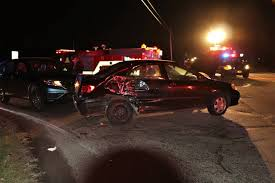
#> input picture ml/scripts/test.jpg, 275 x 183 px
$ python -i app.py   (imports and definitions only)
#> lines starting #> are read from the running program, lines starting #| are printed output that depends on the picture; after the words box and inside, x2 and y2 are one past the last pixel; in counts of white or black regions, pixels touching at a corner belong together
#> further down, picture is the input picture: shape (183, 275, 3); mean B, G, R 34.4, 43, 62.1
from flask import Flask, request, jsonify
import cv2
import numpy as np
import joblib

# [1 line not run here, left out]
from flask import Flask, request, jsonify

# [1 line not run here, left out]

# [4 lines that did not run here, left out]


# Load accident model


# --------------------------
# Helper functions
# --------------------------

def detect_accident(frame):
    """Dummy accident prediction using frame stats"""
    features = np.array([frame.mean(), frame.std()]).reshape(1, -1)
    prediction = model.predict(features)[0]
    return bool(prediction)

def estimate_crowdness(frame):
    """Crowdness heuristic: normalize white pixel count"""
    gray = cv2.cvtColor(frame, cv2.COLOR_BGR2GRAY)
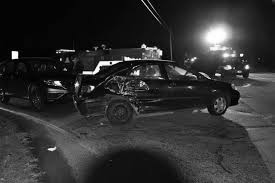
#> gray: shape (183, 275); min 0, max 255, mean 47.7
    thresh = cv2.threshold(gray, 80, 255, cv2.THRESH_BINARY)[1]
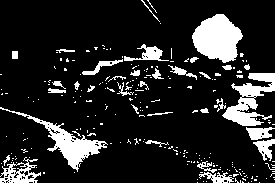
#> thresh: shape (183, 275); 15.1% white; 234 white regions (201 under 20 px), largest, box (x1, y1, x2, y2) and area: (192, 14, 243, 63) 1685, (0, 107, 108, 172) 1281, (222, 73, 275, 126) 1257
    count = cv2.countNonZero(thresh)
#> count = 7591
    crowd_score = min(count / 50000, 1.0)
#> crowd_score = 0.152
    return round(crowd_score, 2)

# [5 lines left out: function estimate_lighting, not called in this run]

def calculate_isolation(crowd_score, camera_present=True):
    """Isolation score: higher = more isolated = risky"""
    return round((1 - crowd_score) * (0.5 if camera_present else 1.0), 2)

# [6 lines left out: function compute_final_safety, not called in this run]
# --------------------------
# Routes
# --------------------------

# [3 lines that did not run here, left out]

# [25 lines that did not run here, left out]

# [2 lines not run here, left out]

>>> import cv2
>>> picture = cv2.imread('scripts/test.jpg')
>>> result = estimate_crowdness(picture)
#> result = 0.15
